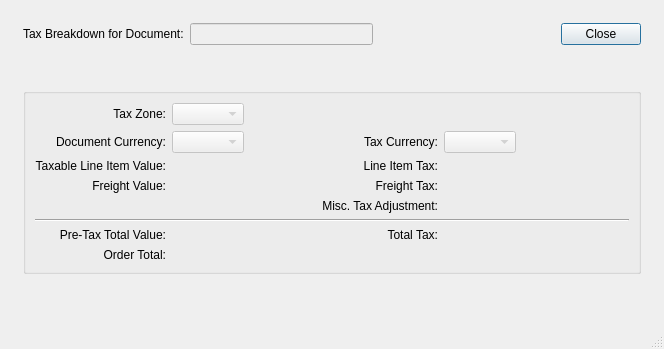
<?xml version="1.0" encoding="UTF-8"?>
<ui version="4.0">
 <comment>This file is part of the xTuple ERP: PostBooks Edition, a free and
open source Enterprise Resource Planning software suite,
Copyright (c) 1999-2011 by OpenMFG LLC, d/b/a xTuple.
It is licensed to you under the Common Public Attribution License
version 1.0, the full text of which (including xTuple-specific Exhibits)
is available at www.xtuple.com/CPAL.  By using this software, you agree
to be bound by its terms.</comment>
 <class>taxBreakdown</class>
 <widget class="QDialog" name="taxBreakdown">
  <property name="geometry">
   <rect>
    <x>0</x>
    <y>0</y>
    <width>664</width>
    <height>349</height>
   </rect>
  </property>
  <property name="windowTitle">
   <string>Tax Breakdown</string>
  </property>
  <property name="sizeGripEnabled">
   <bool>true</bool>
  </property>
  <layout class="QGridLayout" name="gridLayout_2">
   <item row="0" column="0">
    <layout class="QVBoxLayout" name="verticalLayout">
     <property name="spacing">
      <number>12</number>
     </property>
     <property name="margin">
      <number>12</number>
     </property>
     <item>
      <layout class="QHBoxLayout">
       <property name="spacing">
        <number>6</number>
       </property>
       <property name="margin">
        <number>0</number>
       </property>
       <item>
        <layout class="QVBoxLayout">
         <property name="spacing">
          <number>6</number>
         </property>
         <property name="margin">
          <number>0</number>
         </property>
         <item>
          <layout class="QHBoxLayout">
           <property name="spacing">
            <number>6</number>
           </property>
           <property name="margin">
            <number>0</number>
           </property>
           <item>
            <widget class="QLabel" name="_header">
             <property name="text">
              <string>Tax Breakdown for Document:</string>
             </property>
            </widget>
           </item>
           <item>
            <widget class="XLineEdit" name="_document">
             <property name="enabled">
              <bool>false</bool>
             </property>
            </widget>
           </item>
           <item>
            <spacer>
             <property name="orientation">
              <enum>Qt::Horizontal</enum>
             </property>
             <property name="sizeHint" stdset="0">
              <size>
               <width>40</width>
               <height>20</height>
              </size>
             </property>
            </spacer>
           </item>
          </layout>
         </item>
         <item>
          <spacer>
           <property name="orientation">
            <enum>Qt::Vertical</enum>
           </property>
           <property name="sizeType">
            <enum>QSizePolicy::Expanding</enum>
           </property>
           <property name="sizeHint" stdset="0">
            <size>
             <width>20</width>
             <height>0</height>
            </size>
           </property>
          </spacer>
         </item>
        </layout>
       </item>
       <item>
        <layout class="QVBoxLayout">
         <property name="spacing">
          <number>0</number>
         </property>
         <property name="margin">
          <number>0</number>
         </property>
         <item>
          <widget class="QPushButton" name="_close">
           <property name="text">
            <string>Close</string>
           </property>
          </widget>
         </item>
         <item>
          <spacer>
           <property name="orientation">
            <enum>Qt::Vertical</enum>
           </property>
           <property name="sizeType">
            <enum>QSizePolicy::Expanding</enum>
           </property>
           <property name="sizeHint" stdset="0">
            <size>
             <width>20</width>
             <height>0</height>
            </size>
           </property>
          </spacer>
         </item>
        </layout>
       </item>
      </layout>
     </item>
     <item>
      <widget class="QGroupBox" name="groupBox">
       <property name="title">
        <string/>
       </property>
       <layout class="QGridLayout" name="gridLayout">
        <item row="0" column="0">
         <widget class="QLabel" name="_taxzoneLit">
          <property name="text">
           <string>Tax Zone:</string>
          </property>
          <property name="alignment">
           <set>Qt::AlignRight|Qt::AlignTrailing|Qt::AlignVCenter</set>
          </property>
         </widget>
        </item>
        <item row="0" column="1">
         <layout class="QHBoxLayout" name="horizontalLayout_2">
          <item>
           <widget class="XComboBox" name="_taxzone">
            <property name="enabled">
             <bool>false</bool>
            </property>
            <property name="allowNull">
             <bool>true</bool>
            </property>
            <property name="nullStr">
             <string>None</string>
            </property>
            <property name="type">
             <enum>XComboBox::TaxZones</enum>
            </property>
           </widget>
          </item>
          <item>
           <spacer name="horizontalSpacer">
            <property name="orientation">
             <enum>Qt::Horizontal</enum>
            </property>
            <property name="sizeHint" stdset="0">
             <size>
              <width>0</width>
              <height>20</height>
             </size>
            </property>
           </spacer>
          </item>
         </layout>
        </item>
        <item row="1" column="0">
         <widget class="QLabel" name="_currencyLit">
          <property name="text">
           <string>Document Currency:</string>
          </property>
          <property name="alignment">
           <set>Qt::AlignRight|Qt::AlignTrailing|Qt::AlignVCenter</set>
          </property>
         </widget>
        </item>
        <item row="1" column="1">
         <layout class="QHBoxLayout" name="horizontalLayout">
          <item>
           <widget class="XComboBox" name="_currency">
            <property name="enabled">
             <bool>false</bool>
            </property>
            <property name="type">
             <enum>XComboBox::Currencies</enum>
            </property>
           </widget>
          </item>
          <item>
           <spacer name="horizontalSpacer_2">
            <property name="orientation">
             <enum>Qt::Horizontal</enum>
            </property>
            <property name="sizeHint" stdset="0">
             <size>
              <width>0</width>
              <height>20</height>
             </size>
            </property>
           </spacer>
          </item>
         </layout>
        </item>
        <item row="1" column="2">
         <widget class="QLabel" name="_taxcurrencyLit">
          <property name="text">
           <string>Tax Currency:</string>
          </property>
          <property name="alignment">
           <set>Qt::AlignRight|Qt::AlignTrailing|Qt::AlignVCenter</set>
          </property>
         </widget>
        </item>
        <item row="1" column="3">
         <layout class="QHBoxLayout" name="horizontalLayout_3">
          <item>
           <widget class="XComboBox" name="_taxcurrency">
            <property name="enabled">
             <bool>false</bool>
            </property>
            <property name="type">
             <enum>XComboBox::Currencies</enum>
            </property>
           </widget>
          </item>
          <item>
           <spacer name="horizontalSpacer_3">
            <property name="orientation">
             <enum>Qt::Horizontal</enum>
            </property>
            <property name="sizeHint" stdset="0">
             <size>
              <width>0</width>
              <height>20</height>
             </size>
            </property>
           </spacer>
          </item>
         </layout>
        </item>
        <item row="2" column="0">
         <widget class="QLabel" name="label">
          <property name="text">
           <string>Taxable Line Item Value:</string>
          </property>
          <property name="alignment">
           <set>Qt::AlignRight|Qt::AlignTrailing|Qt::AlignVCenter</set>
          </property>
         </widget>
        </item>
        <item row="2" column="1">
         <widget class="CurrDisplay" name="_line">
          <property name="enabled">
           <bool>false</bool>
          </property>
         </widget>
        </item>
        <item row="2" column="2">
         <widget class="XURLLabel" name="_lineTaxLit">
          <property name="text">
           <string>Line Item Tax:</string>
          </property>
          <property name="alignment">
           <set>Qt::AlignRight|Qt::AlignTrailing|Qt::AlignVCenter</set>
          </property>
         </widget>
        </item>
        <item row="2" column="3">
         <widget class="CurrDisplay" name="_lineTax">
          <property name="enabled">
           <bool>false</bool>
          </property>
         </widget>
        </item>
        <item row="3" column="0">
         <widget class="QLabel" name="label_2">
          <property name="text">
           <string>Freight Value:</string>
          </property>
          <property name="alignment">
           <set>Qt::AlignRight|Qt::AlignTrailing|Qt::AlignVCenter</set>
          </property>
         </widget>
        </item>
        <item row="3" column="1">
         <widget class="CurrDisplay" name="_freight">
          <property name="enabled">
           <bool>false</bool>
          </property>
         </widget>
        </item>
        <item row="3" column="2">
         <widget class="XURLLabel" name="_freightTaxLit">
          <property name="text">
           <string>Freight Tax:</string>
          </property>
          <property name="alignment">
           <set>Qt::AlignRight|Qt::AlignTrailing|Qt::AlignVCenter</set>
          </property>
         </widget>
        </item>
        <item row="3" column="3">
         <widget class="CurrDisplay" name="_freightTax">
          <property name="enabled">
           <bool>false</bool>
          </property>
         </widget>
        </item>
        <item row="4" column="1" colspan="2">
         <widget class="XURLLabel" name="_adjTaxLit">
          <property name="text">
           <string>Misc. Tax Adjustment:</string>
          </property>
          <property name="alignment">
           <set>Qt::AlignRight|Qt::AlignTrailing|Qt::AlignVCenter</set>
          </property>
         </widget>
        </item>
        <item row="4" column="3">
         <widget class="CurrDisplay" name="_adjTax">
          <property name="enabled">
           <bool>false</bool>
          </property>
         </widget>
        </item>
        <item row="5" column="0" colspan="4">
         <widget class="Line" name="line">
          <property name="orientation">
           <enum>Qt::Horizontal</enum>
          </property>
         </widget>
        </item>
        <item row="6" column="0">
         <widget class="QLabel" name="_pretaxLit">
          <property name="text">
           <string>Pre-Tax Total Value:</string>
          </property>
          <property name="alignment">
           <set>Qt::AlignRight|Qt::AlignTrailing|Qt::AlignVCenter</set>
          </property>
         </widget>
        </item>
        <item row="6" column="1">
         <widget class="CurrCluster" name="_pretax">
          <property name="enabled">
           <bool>false</bool>
          </property>
         </widget>
        </item>
        <item row="6" column="2">
         <widget class="XURLLabel" name="_totalTaxLit">
          <property name="text">
           <string>Total Tax:</string>
          </property>
          <property name="alignment">
           <set>Qt::AlignRight|Qt::AlignTrailing|Qt::AlignVCenter</set>
          </property>
         </widget>
        </item>
        <item row="6" column="3">
         <widget class="CurrCluster" name="_totalTax">
          <property name="currencyEditable" stdset="0">
           <bool>false</bool>
          </property>
          <property name="currencyVisible">
           <bool>true</bool>
          </property>
          <property name="enabled">
           <bool>false</bool>
          </property>
         </widget>
        </item>
        <item row="7" column="0">
         <widget class="QLabel" name="_totalLit">
          <property name="text">
           <string>Order Total:</string>
          </property>
          <property name="alignment">
           <set>Qt::AlignRight|Qt::AlignTrailing|Qt::AlignVCenter</set>
          </property>
         </widget>
        </item>
        <item row="7" column="1">
         <widget class="CurrCluster" name="_total">
          <property name="enabled">
           <bool>false</bool>
          </property>
         </widget>
        </item>
       </layout>
      </widget>
     </item>
     <item>
      <spacer name="verticalSpacer">
       <property name="orientation">
        <enum>Qt::Vertical</enum>
       </property>
       <property name="sizeHint" stdset="0">
        <size>
         <width>20</width>
         <height>0</height>
        </size>
       </property>
      </spacer>
     </item>
    </layout>
   </item>
  </layout>
 </widget>
 <customwidgets>
  <customwidget>
   <class>CurrCluster</class>
   <extends>CurrDisplay</extends>
   <header>currcluster.h</header>
  </customwidget>
  <customwidget>
   <class>CurrDisplay</class>
   <extends>QWidget</extends>
   <header>currcluster.h</header>
  </customwidget>
  <customwidget>
   <class>XComboBox</class>
   <extends>QComboBox</extends>
   <header>xcombobox.h</header>
  </customwidget>
  <customwidget>
   <class>XLineEdit</class>
   <extends>QLineEdit</extends>
   <header>xlineedit.h</header>
   <container>1</container>
  </customwidget>
  <customwidget>
   <class>XURLLabel</class>
   <extends>QLabel</extends>
   <header>xurllabel.h</header>
  </customwidget>
 </customwidgets>
 <resources/>
 <connections>
  <connection>
   <sender>_close</sender>
   <signal>clicked()</signal>
   <receiver>taxBreakdown</receiver>
   <slot>reject()</slot>
   <hints>
    <hint type="sourcelabel">
     <x>369</x>
     <y>22</y>
    </hint>
    <hint type="destinationlabel">
     <x>213</x>
     <y>123</y>
    </hint>
   </hints>
  </connection>
  <connection>
   <sender>_currency</sender>
   <signal>newID(int)</signal>
   <receiver>_total</receiver>
   <slot>setId(int)</slot>
   <hints>
    <hint type="sourcelabel">
     <x>165</x>
     <y>77</y>
    </hint>
    <hint type="destinationlabel">
     <x>261</x>
     <y>283</y>
    </hint>
   </hints>
  </connection>
  <connection>
   <sender>_total</sender>
   <signal>idChanged(int)</signal>
   <receiver>_line</receiver>
   <slot>setId(int)</slot>
   <hints>
    <hint type="sourcelabel">
     <x>261</x>
     <y>283</y>
    </hint>
    <hint type="destinationlabel">
     <x>161</x>
     <y>102</y>
    </hint>
   </hints>
  </connection>
  <connection>
   <sender>_total</sender>
   <signal>idChanged(int)</signal>
   <receiver>_freight</receiver>
   <slot>setId(int)</slot>
   <hints>
    <hint type="sourcelabel">
     <x>261</x>
     <y>283</y>
    </hint>
    <hint type="destinationlabel">
     <x>161</x>
     <y>131</y>
    </hint>
   </hints>
  </connection>
  <connection>
   <sender>_totalTax</sender>
   <signal>idChanged(int)</signal>
   <receiver>_lineTax</receiver>
   <slot>setId(int)</slot>
   <hints>
    <hint type="sourcelabel">
     <x>544</x>
     <y>235</y>
    </hint>
    <hint type="destinationlabel">
     <x>468</x>
     <y>102</y>
    </hint>
   </hints>
  </connection>
  <connection>
   <sender>_totalTax</sender>
   <signal>idChanged(int)</signal>
   <receiver>_freightTax</receiver>
   <slot>setId(int)</slot>
   <hints>
    <hint type="sourcelabel">
     <x>544</x>
     <y>235</y>
    </hint>
    <hint type="destinationlabel">
     <x>468</x>
     <y>131</y>
    </hint>
   </hints>
  </connection>
  <connection>
   <sender>_totalTax</sender>
   <signal>idChanged(int)</signal>
   <receiver>_adjTax</receiver>
   <slot>setId(int)</slot>
   <hints>
    <hint type="sourcelabel">
     <x>544</x>
     <y>235</y>
    </hint>
    <hint type="destinationlabel">
     <x>468</x>
     <y>160</y>
    </hint>
   </hints>
  </connection>
  <connection>
   <sender>_taxcurrency</sender>
   <signal>newID(int)</signal>
   <receiver>_totalTax</receiver>
   <slot>setId(int)</slot>
   <hints>
    <hint type="sourcelabel">
     <x>544</x>
     <y>118</y>
    </hint>
    <hint type="destinationlabel">
     <x>468</x>
     <y>223</y>
    </hint>
   </hints>
  </connection>
  <connection>
   <sender>_total</sender>
   <signal>effectiveChanged(QDate)</signal>
   <receiver>_line</receiver>
   <slot>setEffective(QDate)</slot>
   <hints>
    <hint type="sourcelabel">
     <x>261</x>
     <y>283</y>
    </hint>
    <hint type="destinationlabel">
     <x>161</x>
     <y>102</y>
    </hint>
   </hints>
  </connection>
  <connection>
   <sender>_total</sender>
   <signal>effectiveChanged(QDate)</signal>
   <receiver>_freight</receiver>
   <slot>setEffective(QDate)</slot>
   <hints>
    <hint type="sourcelabel">
     <x>261</x>
     <y>283</y>
    </hint>
    <hint type="destinationlabel">
     <x>161</x>
     <y>131</y>
    </hint>
   </hints>
  </connection>
  <connection>
   <sender>_total</sender>
   <signal>effectiveChanged(QDate)</signal>
   <receiver>_lineTax</receiver>
   <slot>setEffective(QDate)</slot>
   <hints>
    <hint type="sourcelabel">
     <x>261</x>
     <y>283</y>
    </hint>
    <hint type="destinationlabel">
     <x>468</x>
     <y>102</y>
    </hint>
   </hints>
  </connection>
  <connection>
   <sender>_total</sender>
   <signal>effectiveChanged(QDate)</signal>
   <receiver>_freightTax</receiver>
   <slot>setEffective(QDate)</slot>
   <hints>
    <hint type="sourcelabel">
     <x>261</x>
     <y>283</y>
    </hint>
    <hint type="destinationlabel">
     <x>468</x>
     <y>131</y>
    </hint>
   </hints>
  </connection>
  <connection>
   <sender>_total</sender>
   <signal>effectiveChanged(QDate)</signal>
   <receiver>_adjTax</receiver>
   <slot>setEffective(QDate)</slot>
   <hints>
    <hint type="sourcelabel">
     <x>261</x>
     <y>283</y>
    </hint>
    <hint type="destinationlabel">
     <x>468</x>
     <y>160</y>
    </hint>
   </hints>
  </connection>
  <connection>
   <sender>_total</sender>
   <signal>effectiveChanged(QDate)</signal>
   <receiver>_totalTax</receiver>
   <slot>setEffective(QDate)</slot>
   <hints>
    <hint type="sourcelabel">
     <x>261</x>
     <y>283</y>
    </hint>
    <hint type="destinationlabel">
     <x>468</x>
     <y>223</y>
    </hint>
   </hints>
  </connection>
  <connection>
   <sender>_total</sender>
   <signal>effectiveChanged(QDate)</signal>
   <receiver>_pretax</receiver>
   <slot>setEffective(QDate)</slot>
   <hints>
    <hint type="sourcelabel">
     <x>261</x>
     <y>283</y>
    </hint>
    <hint type="destinationlabel">
     <x>261</x>
     <y>239</y>
    </hint>
   </hints>
  </connection>
  <connection>
   <sender>_total</sender>
   <signal>idChanged(int)</signal>
   <receiver>_pretax</receiver>
   <slot>setId(int)</slot>
   <hints>
    <hint type="sourcelabel">
     <x>261</x>
     <y>283</y>
    </hint>
    <hint type="destinationlabel">
     <x>261</x>
     <y>239</y>
    </hint>
   </hints>
  </connection>
 </connections>
</ui>
